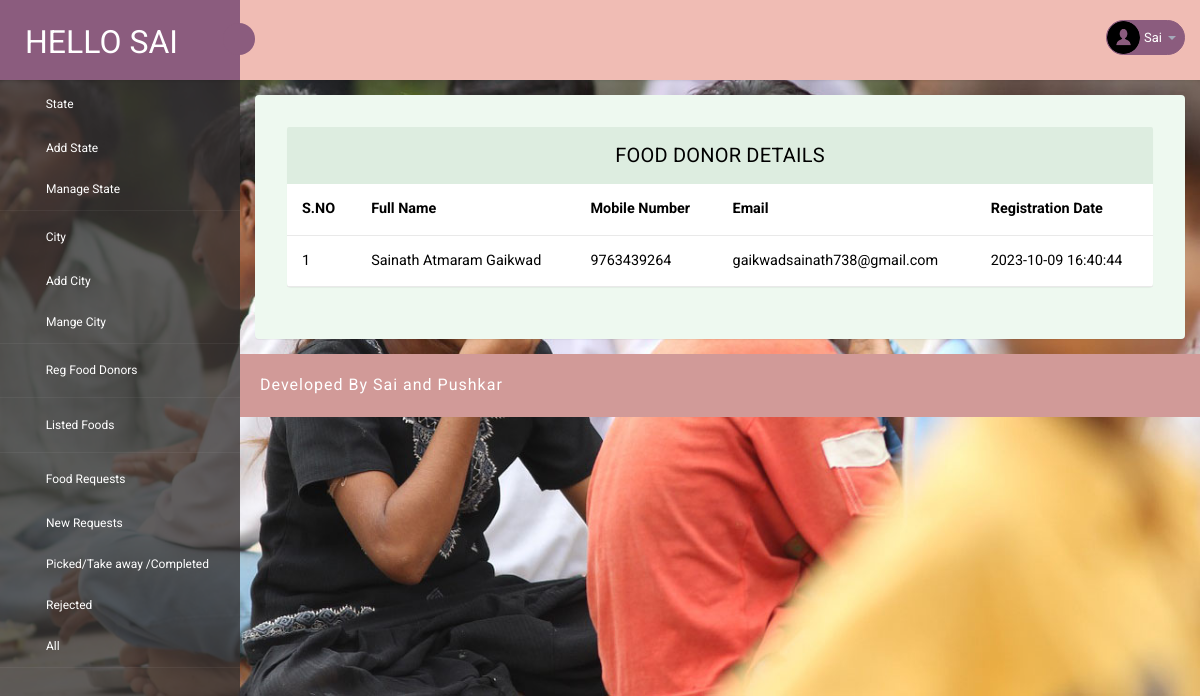
The page /admin/manage-donor-details.php (signed in) on the database its author committed.
### tables this page shows
CREATE TABLE `tbldonor` (
  `ID` int(10) NOT NULL,
  `FullName` varchar(200) DEFAULT NULL,
  `Email` varchar(200) DEFAULT NULL,
  `MobileNumber` bigint(10) DEFAULT NULL,
  `Password` varchar(120) DEFAULT NULL,
  `RegDate` timestamp NULL DEFAULT current_timestamp()
);

### admin/manage-donor-details.php (the view, shortened to what this page needs)
<?php
include('includes/dbconnection.php');
if (strlen($_SESSION['pgasaid']==0)) {
  header('location:logout.php');
  } else{
?>
<!DOCTYPE html>
<head>
    <link rel="stylesheet" href="css/bootstrap.min.css">
    <link href="css/style.css" rel='stylesheet' type='text/css' />
    <link href="css/style-responsive.css" rel="stylesheet" />
    <link rel="stylesheet" href="css/font.css" type="text/css" />
    <link href="css/font-awesome.css" rel="stylesheet">
</head>
<body>
    <section id="container">
        <?php include_once('includes/header.php');?>
        <?php include_once('includes/sidebar.php');?>
        <section id="main-content">
            <section class="wrapper">
                <div class="table-agile-info">
                    <div class="panel panel-default">
                        <div class="panel-heading">
                            Food Donor Details
                        </div>
                        <div>
                            <table class="table" ui-jq="footable" ui-options='{
        "paging": {
          "enabled": true
        },
        "filtering": {
          "enabled": true
        },
        "sorting": {
          "enabled": true
        }}'>
                                <thead>
                                    <tr>
                                        <th data-breakpoints="xs">S.NO</th>
                                        <th>Full Name</th>
                                        <th>Mobile Number</th>
                                        <th>Email</th>
                                        <th>Registration Date</th>
                                    </tr>
                                </thead>
                                <?php
$ret=mysqli_query($con,"select * from  tbldonor");
$cnt=1;
while ($row=mysqli_fetch_array($ret)) {
?>
                                <tbody>
                                    <tr data-expanded="true">
                                        <td><?php echo $cnt;?></td>
                                        <td><?php  echo $row['FullName'];?></td>
                                        <td><?php  echo $row['MobileNumber'];?></td>
                                        <td><?php  echo $row['Email'];?></td>
                                        <td><?php  echo $row['RegDate'];?></td>
                                    </tr>
                                    <?php
$cnt=$cnt+1;
}?>
                                </tbody>
                            </table>
                        </div>
                    </div>
                </div>
            </section>
            <?php include_once('includes/footer.php');?>
        </section>
    </section>
</body>
</html>
<?php }  ?>

### admin/includes/header.php (shortened to what this page needs)
<?php
include('includes/dbconnection.php');
?>
<header class="header fixed-top clearfix">
    <div class="brand">
        <a href="dashboard.php" class="logo">
            Hello Sai
        </a>
        <div class="sidebar-toggle-box">
            <div class="fa fa-bars"></div>
        </div>
    </div>
    <div class="top-nav clearfix">
        <ul class="nav pull-right top-menu">
            <li class="dropdown">
                <a data-toggle="dropdown" class="dropdown-toggle" href="#">
                    <?php
                    $adid = $_SESSION['pgasaid'];
                    $ret = mysqli_query($con, "select AdminName from tbladmin where ID='$adid'");
                    $row = mysqli_fetch_array($ret);
                    $name = $row['AdminName'];
                    ?>
                    <img alt="" src="images/2.png">
                    <span class="username"><?php echo $name; ?></span>
                    <b class="caret"></b>
                </a>
            </li>
        </ul>
    </div>
</header>

### admin/css/style.css (style rules this page uses)
ul, ol { margin: 0; }
html, body { font-family: "Roboto", sans-serif; font-size: 100%; overflow-x: hidden; background: url(../images/bg.jpg) no-repeat 0px 0px; background-size: cover; }
body a { transition: 0.5s all ease; -webkit-transition: 0.5s all ease; -moz-transition: 0.5s all ease; -o-transition: 0.5s all ease; -ms-transition: 0.5s all ease; text-decoration: none; }
ul, label { margin: 0; padding: 0; }
#main-content { margin-left: 240px; -webkit-transition: all 0.3s ease-in-out; -moz-transition: all 0.3s ease-in-out; -o-transition: all 0.3s ease-in-out; transition: all 0.3s ease-in-out; }
.header { left: 0; right: 0; z-index: 1002; background: rgb(240, 188, 180); -webkit-transition: all 0.3s ease-in-out; -moz-transition: all 0.3s ease-in-out; -o-transition: all 0.3s ease-in-out; transition: all 0.3s ease-in-out; }
.fixed-top { position: fixed; box-shadow: 1px 0 3px rgba(0, 0, 0, 0.15); }
.wrapper { display: inline-block; margin-top: 80px; padding: 15px; width: 100%; }
.brand { background: #8b5c7e; float: left; width: 240px; height: 80px; position: relative; }
a.logo { font-size: 32px; color: #fff; float: left; margin: 20px 0 0 25px; text-transform: uppercase; }
#top_menu .nav > li, ul.top-menu > li { float: left; }
ul.top-menu { margin-right: 15px; margin-top: 0; }
ul.top-menu > li > a { color: #fff; font-size: 16px; background: #8b5c7e; padding: 4px 8px; margin-right: 15px; border-radius: 50%; -webkit-border-radius: 50%; padding-right: 8px !important; }
.top-nav { margin-top: 20px; }
.top-nav img { border-radius: 50%; -webkit-border-radius: 50%; width: 33px; }
.top-nav .username { font-size: 13px; color: #fff; }
.top-nav ul.top-menu > li > a { border-radius: 100px; -webkit-border-radius: 100px; padding: 0px; background: none; margin-right: 0; border: 1px solid #8b5c7e; background: #8b5c7e; }
.top-nav ul.top-menu > li { margin-left: 10px; }
.top-nav .nav .caret { border-bottom-color: #a4aaba; border-top-color: #a4aaba; }
.sidebar-toggle-box { float: left; margin-top: 23px; margin-left: -15px; background: #8b5c7e; border-radius: 50%; -webkit-border-radius: 50%; width: 32px; height: 32px; position: absolute; right: -15px; }
.sidebar-toggle-box .fa-bars { cursor: pointer; display: inline-block; font-size: 15px; padding: 8px 8px 8px 9px; color: #fff; }
.panel-heading { position: relative; height: 57px; line-height: 57px; letter-spacing: 0.2px; color: #000; font-size: 18px; font-weight: 400; padding: 0 16px; background: #ddede0; border-top-right-radius: 2px; border-top-left-radius: 2px; text-transform: uppercase; text-align: center; }
.panel { border: none !important; }
.table > thead > tr > th { border-bottom: 1px solid #e1ab91 !important; }
.table > tbody > tr > td, .table > tbody > tr > th, .table > tfoot > tr > td, .table > tfoot > tr > th, .table > thead > tr > td, .table > thead > tr > th { border-bottom: 1px solid #e9e9e9 !important; }
.table > thead > tr > th, .table > tbody > tr > th, .table > tfoot > tr > th, .table > thead > tr > td, .table > tbody > tr > td, .table > tfoot > tr > td { border-top: none !important; }
.table td, .table > tbody > tr > td, .table > tbody > tr > th, .table > tfoot > tr > td, .table > tfoot > tr > th, .table > thead > tr > td, .table > thead > tr > th { padding: 15px !important; }
.table > thead > tr > th, .table > tbody > tr > th, .table > tfoot > tr > th, .table > thead > tr > td, .table > tbody > tr > td, .table > tfoot > tr > td { font-size: 0.9em; color: #000; border-top: none !important; }
.table-agile-info { background: #eef9f0; padding: 2em; border-radius: 4px; -webkit-box-shadow: 0 1px 1px rgba(0, 0, 0, 0.05); box-shadow: 0 1px 1px rgba(0, 0, 0, 0.05); }
.panel-default > .panel-heading { color: #000000 !important; background-color: #ddede0 !important; border-color: #ddede0 !important; font-size: 20px; }

### rows shown on the page
tbldonor: FullName "Sainath Atmaram Gaikwad", MobileNumber "9763439264", Email "gaikwadsainath738@gmail.com", RegDate "2023-10-09 16:40:44"

### other values the page prints
$name "Sai"
